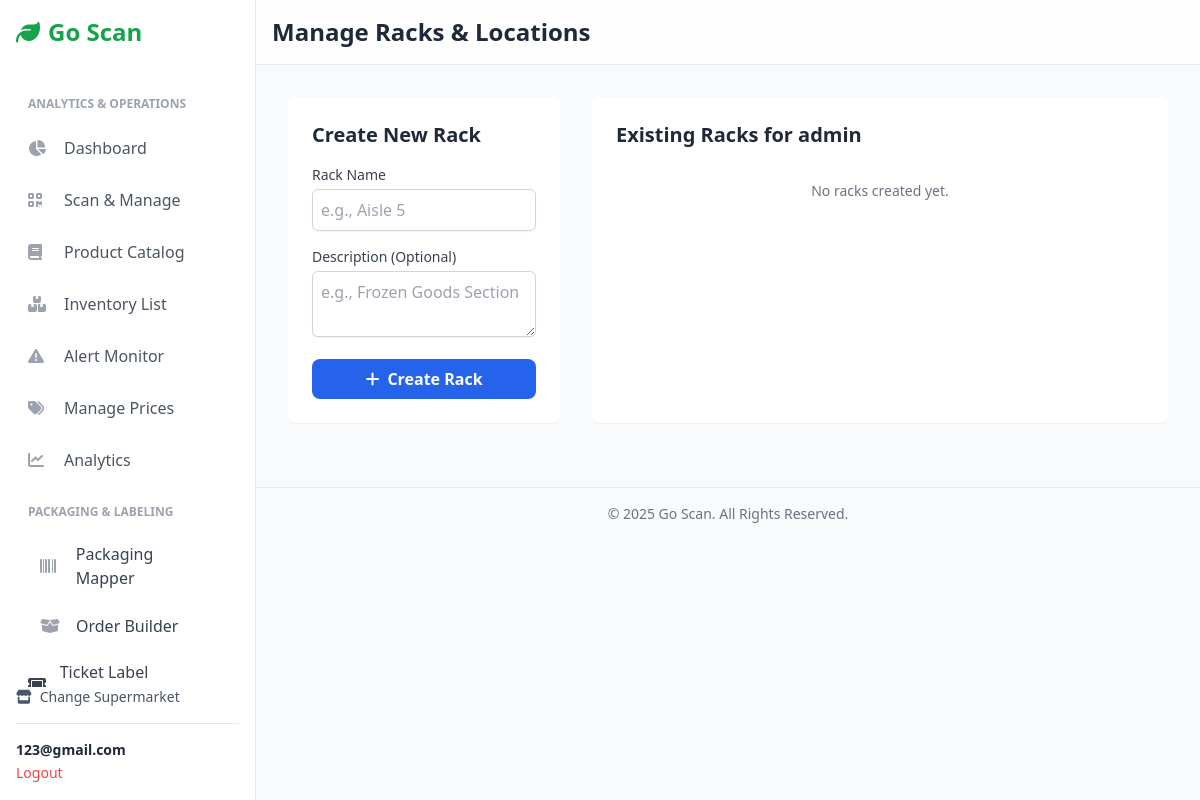
Page /1/racks/ (signed in) on the earlier database version.
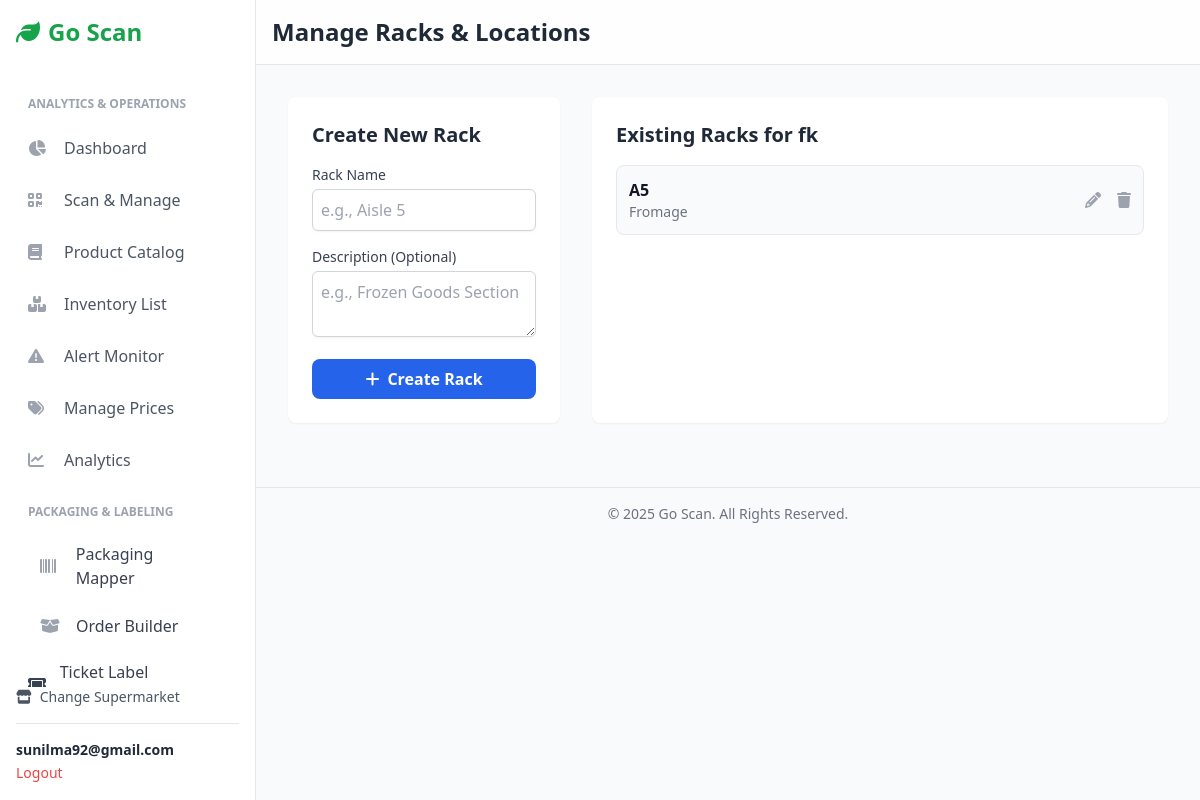
Same page on the later database version.
### users/models.py (models this page shows, shortened)
class Account(AbstractBaseUser):
    first_name = models.CharField(max_length=50)
    last_name = models.CharField(max_length=50)
    username = models.CharField(max_length=50, unique=True)
    email = models.EmailField(max_length=100, unique=True)
    phone_number = models.CharField(max_length=50, blank=True)
    date_joined = models.DateTimeField(auto_now_add=True)
    last_login = models.DateTimeField(auto_now=True)
    is_admin = models.BooleanField(default=False)
    is_staff = models.BooleanField(default=False)
    is_active = models.BooleanField(default=True)  # <-- Changed to True
    is_superuser = models.BooleanField(default=False)
    USERNAME_FIELD = 'username'
    REQUIRED_FIELDS = ['email', 'first_name', 'last_name']
    objects = MyAccountManager()

### Inventory/models.py (models this page shows, shortened)
class Supermarket(models.Model):
    owner = models.ForeignKey(settings.AUTH_USER_MODEL, on_delete=models.CASCADE, related_name='owned_supermarkets')
    name = models.CharField(max_length=200)
    description = models.TextField(blank=True, null=True, help_text="A short description of the supermarket.")
    logo = models.ImageField(upload_to='supermarket_logos/', blank=True, null=True)
    location = models.CharField(max_length=255, blank=True, null=True,
                                help_text="e.g., Street Address, City, Postal Code")
    phone_number = models.CharField(max_length=20, blank=True, null=True)
    website = models.URLField(max_length=255, blank=True, null=True)
    opening_hours = models.JSONField(blank=True, null=True,
                                     help_text="e.g., {'Monday': '09:00-20:00', 'Tuesday': '09:00-20:00'}")
    created_at = models.DateTimeField(auto_now_add=True)

class Rack(models.Model):
    supermarket = models.ForeignKey(Supermarket, on_delete=models.CASCADE, related_name='racks')
    name = models.CharField(max_length=100, unique=True)
    description = models.TextField(blank=True, null=True)
    class Meta:
        unique_together = ['supermarket', 'name']
        ordering = ['name']

### Inventory/views.py (the view)
# urls.py: path('<int:supermarket_id>/racks/', views.rack_list_create_view, name='rack_list'),
@login_required(login_url='account_login')
def rack_list_create_view(request, supermarket_id):
    supermarket = get_object_or_404(Supermarket, pk=supermarket_id, owner=request.user)
    if request.method == 'POST':
        rack_form = RackForm(request.POST)
        if rack_form.is_valid():
            try:
                rack = rack_form.save(commit=False)
                rack.supermarket = supermarket
                rack.save()
                messages.success(request, f"Rack '{rack.name}' created successfully.")
            except IntegrityError:
                messages.error(request, f"A rack with the name '{rack_form.cleaned_data['name']}' already exists.")
            return redirect('inventory:rack_list', supermarket_id=supermarket.id)
    else:
        rack_form = RackForm()
    racks = Rack.objects.filter(supermarket=supermarket).order_by('name')
    context = {
        'supermarket': supermarket,
        'racks': racks,
        'rack_form': rack_form  # Use the specific variable name
    }
    return render(request, 'inventory/management/rack_management.html', context)

### Inventory/forms.py
class RackForm(forms.ModelForm):
    class Meta:
        model = Rack
        fields = ['name', 'description']
        widgets = {
            'name': forms.TextInput(attrs={
                'class': 'mt-1 w-full p-2 border border-gray-300 rounded-md shadow-sm focus:ring-blue-500 focus:border-blue-500',
                'placeholder': 'e.g., Aisle 5',
                'required': True,
            }),
            'description': forms.Textarea(attrs={
                'class': 'mt-1 w-full p-2 border border-gray-300 rounded-md shadow-sm focus:ring-blue-500 focus:border-blue-500',
                'rows': 2,
                'placeholder': 'e.g., Frozen Goods Section'
            }),
        }

### templates/inventory/management/rack_management.html (shortened to what this page needs)
{% extends "inventory/base.html" %}
{% block header %}Manage Racks & Locations{% endblock %}
{% block content %}
<div class="max-w-4xl mx-auto">
    <div class="grid grid-cols-1 md:grid-cols-3 gap-8">
        <div class="md:col-span-1 bg-white p-6 rounded-lg shadow-sm h-fit">
            <h2 class="text-xl font-bold text-gray-800 mb-4">Create New Rack</h2>
            <form method="POST" action="{% url 'inventory:rack_list' supermarket.id %}" class="space-y-4">
                <div>
                    <label for="{{ rack_form.name.id_for_label }}" class="block text-sm font-medium text-gray-700">Rack Name</label>
                    {{ rack_form.name }}
                </div>
                <div>
                    <label for="{{ rack_form.description.id_for_label }}" class="block text-sm font-medium text-gray-700">Description (Optional)</label>
                    {{ rack_form.description }}
                </div>
                <button type="submit" class="w-full bg-blue-600 text-white font-semibold py-2 rounded-lg hover:bg-blue-700">
                    <i class="fas fa-plus mr-2"></i>Create Rack
                </button>
            </form>
        </div>
        <div class="md:col-span-2 bg-white p-6 rounded-lg shadow-sm">
            <h2 class="text-xl font-bold text-gray-800 mb-4">Existing Racks for {{ supermarket.name }}</h2>
            <div class="space-y-3">
                {% for rack in racks %}
                    <div class="p-3 border rounded-lg flex justify-between items-center bg-gray-50">
                        <div>
                            <p class="font-semibold text-gray-900">{{ rack.name }}</p>
                            <p class="text-sm text-gray-500">{{ rack.description|default:"No description" }}</p>
                        </div>
                        <div class="flex items-center gap-4">
                            <a href="{% url 'inventory:rack_edit' supermarket.id rack.id %}" class="text-gray-400 hover:text-blue-600" title="Edit Rack">
                                <i class="fas fa-pencil-alt"></i>
                            </a>
                            <form method="POST" action="{% url 'inventory:rack_delete' supermarket.id rack.id %}" onsubmit="return confirm('Are you sure? This will unassign all items in this rack.');">
                                <button type="submit" class="text-gray-400 hover:text-red-600" title="Delete Rack">
                                    <i class="fas fa-trash"></i>
                                </button>
                            </form>
                        </div>
                    </div>
                {% empty %}
                    <p class="text-gray-500 text-center py-4 text-sm">No racks created yet.</p>
                {% endfor %}
            </div>
        </div>
    </div>
</div>
{% endblock %}

### templates/inventory/base.html (shortened to what the changed rows need)
{% load static %}
<!DOCTYPE html>
<html lang="en">
<head>
    <script src="https://cdn.tailwindcss.com"></script>
    <link rel="stylesheet" href="https://cdnjs.cloudflare.com/ajax/libs/font-awesome/6.4.0/css/all.min.css">
</head>
<body class="bg-gray-50 font-sans">
    <aside id="sidebar" class="w-64 bg-white text-gray-800 p-4 border-r border-gray-200 fixed h-full flex flex-col z-30 md:translate-x-0">
        <div class="mt-auto">
            {% if user.is_authenticated %}
            <div class="border-t pt-4">
                <p class="text-sm font-semibold truncate">{{ user.email }}</p>
                <a href="{% url 'account_logout' %}" class="text-sm text-red-500 hover:underline">Logout</a>
            </div>
            {% endif %}
        </div>
    </aside>
    <div class="flex-1 md:ml-64">
        <header class="bg-white/80 backdrop-blur-md sticky top-0 z-10 p-4 border-b border-gray-200 flex items-center justify-between">
            <h1 class="text-xl md:text-2xl font-bold text-gray-800">
                {% block header %}{% endblock %}
            </h1>
        </header>
        <main class="p-4 sm:p-6 md:p-8">
            {% block content %}{% endblock %}
        </main>
    </div>
</body>
</html>

Differences in the rows shown:
changed Account: email "123@gmail.com" → "sunilma92@gmail.com"
changed Supermarket: name "admin" → "fk"
added Rack: name "A5", description "Fromage"
Other differences:
text no longer shown: "No racks created yet."
